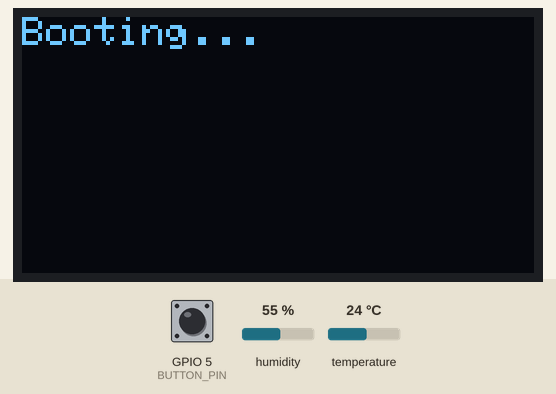
Simulated run of this program. Board: ESP32. Parts: 128×64 one-colour display. Inputs (shaded band) come from the test bench; at power-on: humidity 55 %, temperature 24 °C, GPIO 5 (BUTTON_PIN) HIGH. WiFi joins after 1.5 s; servers stay silent unless stated; what the program prints to the serial monitor is not drawn.

Above: at 1.1 s.
At 8.4 s:
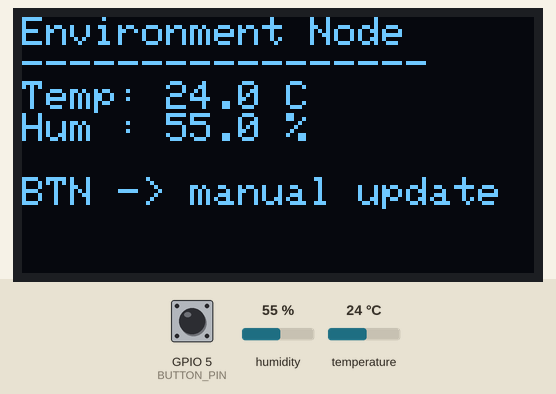
8.5 s: humidity set to 22 %
At 13.7 s:
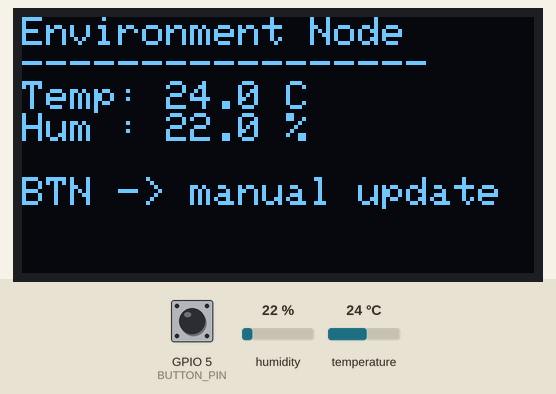
14.3 s: temperature set to 12 °C
At 18.7 s:
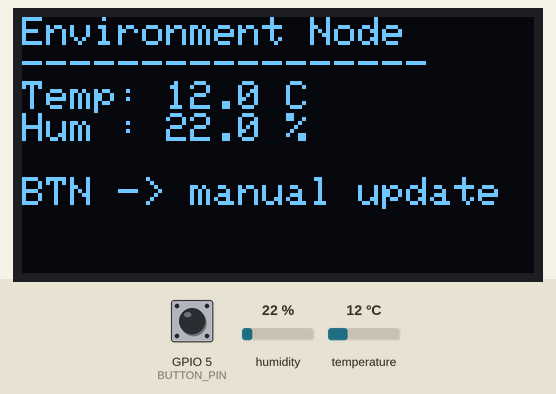
20.9 s: humidity set to 40 %
At 23.7 s:
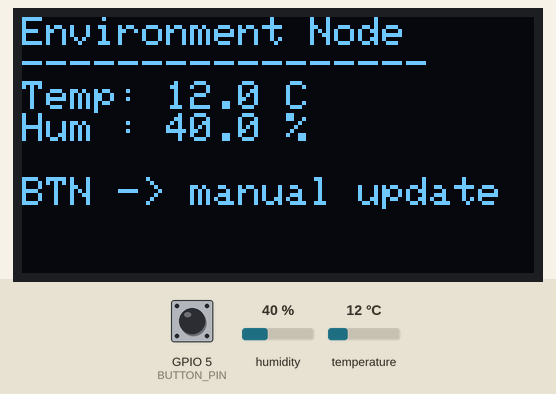
24.3 s: temperature set to 19 °C
Timing chart, 0 to 27.3 s (numbered marks = the images above; inputs shaded):
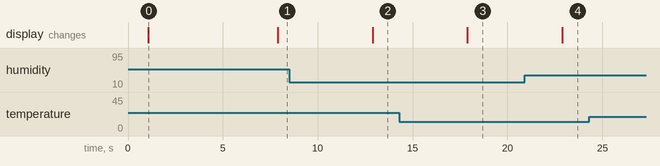

Measured:
- after the input at 8.5 s, the display: changes after 4.4 s (image 2)
- after the input at 14.3 s, the display: changes after 3.6 s (image 3)
- after the input at 20.9 s, the display: changes after 2.0 s (image 4)
- what the display in image 0 shows lasts 6.8 s, from 1.1 s to 7.9 s

The program:

main.cpp
```cpp
/****************************************************
 * ESP32 + DHT22 + SSD1306 OLED + Button + Blynk
 * Pins (from Wokwi diagram):
 *   DHT22 data -> GPIO23
 *   OLED SDA   -> GPIO21
 *   OLED SCL   -> GPIO22
 *   Button     -> GPIO5 (active LOW, uses INPUT_PULLUP)
 ****************************************************/

#define BLYNK_TEMPLATE_ID "TMPL6rlPNyGjU"
#define BLYNK_TEMPLATE_NAME "Falcons DHTT"
#define BLYNK_AUTH_TOKEN "EdBYj3YYvqBYzwj6BVXMzNOdckW9Nb30"
#define BLYNK_PRINT Serial

#include <Arduino.h>
#include <WiFi.h>
#include <WiFiClient.h>
#include <BlynkSimpleEsp32.h>

#include <Wire.h>
#include <Adafruit_GFX.h>
#include <Adafruit_SSD1306.h>

#include "DHT.h"

// ------------ WiFi credentials (for wokwi) ------------
char ssid[] = "Wokwi-GUEST";
char pass[] = "";

// ------------ Pins (match your Wokwi diagram) ------------
#define DHTPIN   23
#define DHTTYPE  DHT22

#define BUTTON_PIN 5   // pushbutton, one side to GPIO5, other to GND

// ------------ OLED settings ------------
#define SCREEN_WIDTH  128
#define SCREEN_HEIGHT 64
#define OLED_RESET    -1  // no reset pin

Adafruit_SSD1306 display(SCREEN_WIDTH, SCREEN_HEIGHT, &Wire, OLED_RESET);
DHT dht(DHTPIN, DHTTYPE);

BlynkTimer timer;

// For simple button edge detection
int lastButtonState = HIGH;

// Forward declaration
void readAndDisplayAndSend();

// Optional: send periodically to Blynk (even without button)
void periodicSend() {
  readAndDisplayAndSend();
}

void setup() {
  Serial.begin(115200);
  delay(1000);
  Serial.println();
  Serial.println("ESP32 DHT22 + OLED + Blynk starting...");

  // Button input with internal pull-up
  pinMode(BUTTON_PIN, INPUT_PULLUP);

  // I2C + OLED
  Wire.begin(21, 22);  // SDA, SCL (as per diagram)
  if (!display.begin(SSD1306_SWITCHCAPVCC, 0x3C)) {
    Serial.println("SSD1306 allocation failed");
    for (;;); // halt if OLED not found
  }
  display.clearDisplay();
  display.setTextSize(1);
  display.setTextColor(SSD1306_WHITE);
  display.setCursor(0, 0);
  display.println("Booting...");
  display.display();

  // DHT sensor
  dht.begin();

  // Blynk (for real hardware WiFi)
  Serial.println("Connecting to Blynk...");
  Blynk.begin(BLYNK_AUTH_TOKEN, ssid, pass);
  // For Wokwi, WiFi is simulated via wokwi.toml [net] config

  // Periodic send every 5 seconds (optional)
  timer.setInterval(5000L, periodicSend);
}

// Reads DHT22, updates OLED and sends to Blynk
void readAndDisplayAndSend() {
  float h = dht.readHumidity();
  float t = dht.readTemperature(); // Celsius

  if (isnan(h) || isnan(t)) {
    Serial.println("Failed to read from DHT sensor!");
    display.clearDisplay();
    display.setCursor(0, 0);
    display.println("DHT Error!");
    display.display();
    return;
  }

  Serial.print("Temp: ");
  Serial.print(t);
  Serial.print(" *C, Hum: ");
  Serial.print(h);
  Serial.println(" %");

  // --- Update OLED ---
  display.clearDisplay();
  display.setCursor(0, 0);
  display.println("Environment Node");
  display.println("-----------------");
  display.print("Temp: ");
  display.print(t, 1);
  display.println(" C");
  display.print("Hum : ");
  display.print(h, 1);
  display.println(" %");
  display.println();
  display.println("BTN -> manual update");
  display.display();

  // --- Send to Blynk (Virtual Pins) ---
  // Map: V0 = Temp, V1 = Humidity
  Blynk.virtualWrite(V0, t);
  Blynk.virtualWrite(V1, h);
}

void loop() {
  Blynk.run();
  timer.run();

  // Simple button edge detection (active LOW)
  int currentState = digitalRead(BUTTON_PIN);
  if (lastButtonState == HIGH && currentState == LOW) {
    // Falling edge -> button pressed
    Serial.println("Button pressed: manual DHT read");
    readAndDisplayAndSend();
  }
  lastButtonState = currentState;
}
```
